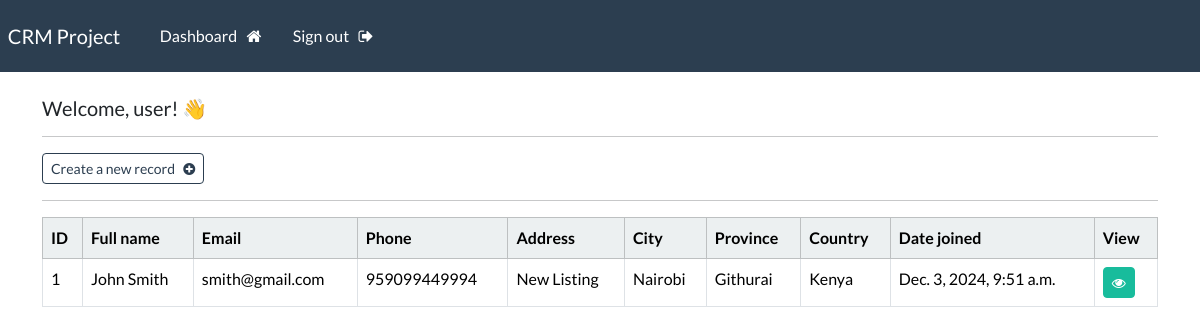
The app's page /dashboard/ (signed in), older data.
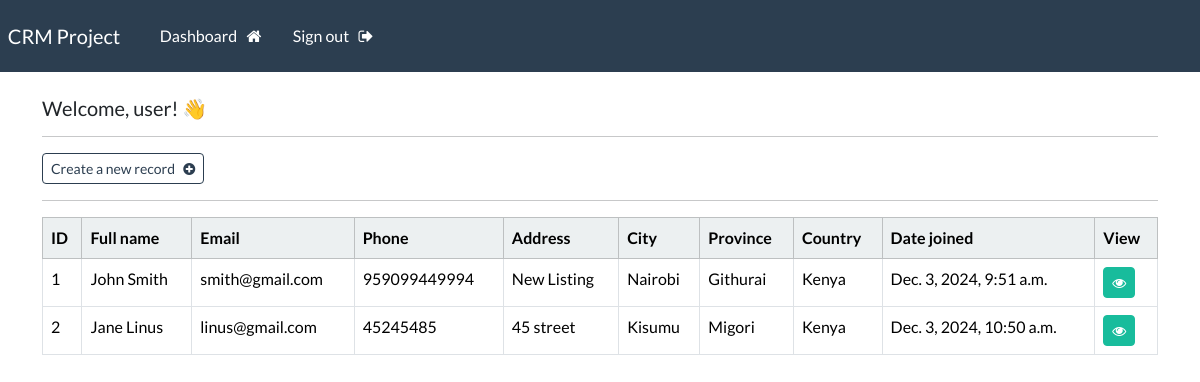
The same page, newer data.
### crmApp/models.py (models this page shows, shortened)
class Record(models.Model):
    creation_date = models.DateTimeField(auto_now_add=True)
    first_name = models.CharField(max_length=100)
    last_name = models.CharField(max_length=100)
    email = models.CharField(max_length=255)
    phone = models.CharField(max_length=20)
    address = models.CharField(max_length=300)
    city = models.CharField(max_length=255)
    province = models.CharField(max_length=200)
    country = models.CharField(max_length=125)

### crmApp/views.py (the view)
# urls.py: path('dashboard/', dashboard, name='dashboard' ),
@login_required(login_url='login')
def dashboard(request):
     my_records = Record.objects.all()
     context = {'records':my_records}
     return render(request, 'crmApp/dashboard.html', context=context)

### crmApp/templates/crmApp/dashboard.html (shortened to what this page needs)
{% extends "crmApp/base.html" %}
{% block content %}
<h5> Welcome, {{user}}! 👋 </h5>
<hr>
<a class="btn btn-outline-primary btn-sm" href="{% url 'create_record' %}">
    Create a new record &nbsp; <i class="fa fa-plus-circle" aria-hidden="true"></i>
</a>
<hr>
<table class="table table-hover table-bordered">
    <thead class="table-light">
        <tr>
            <th scope="col"> ID </th>
            <th scope="col"> Full name </th>
            <th scope="col"> Email </th>
            <th scope="col"> Phone </th>
            <th scope="col"> Address </th>
            <th scope="col"> City </th>
            <th scope="col"> Province </th>
            <th scope="col"> Country </th>
            <th scope="col"> Date joined </th>
            <th scope="col"> View </th>
        </tr>
    </thead>
    <tbody>
    {% if records %}
        {% for record in records %}
        <tr>
            <td> {{record.id}} </td>
            <td> {{record.first_name}}  {{record.last_name}} </td>
            <td> {{record.email}} </td>
            <td> {{record.phone}} </td>
            <td> {{record.address}} </td>
            <td> {{record.city}} </td>
            <td> {{record.province}} </td>
            <td> {{record.country}} </td>
            <td> {{record.creation_date}} </td>
            <td> <a class="btn btn-success btn-sm" href="{% url 'view_record' record.id%}"> <i class="fa fa-eye" aria-hidden="true"></i> </a> </td>
        </tr>
        {% endfor %}
    {% endif %}
    </tbody>
</table>
{% endblock  %}

### crmApp/templates/crmApp/base.html (shortened to what this page needs)
{%load static%}
<!DOCTYPE html>
<html>
    <head>
        <link rel="stylesheet" type="text/css" href="https://bootswatch.com/5/flatly/bootstrap.min.css">
        <link rel="stylesheet" type="text/css" href="{% static 'css/styles.css' %}">
        <link rel="stylesheet" href="https://cdnjs.cloudflare.com/ajax/libs/font-awesome/4.7.0/css/font-awesome.min.css">
    </head>
    </head>
    <body>
      {% include "crmApp/navbar.html" %}
      <div class="container">
        <br>
        {% block content %}
        {% endblock %}
       </div>
    </body>
</html>

### crmApp/templates/crmApp/navbar.html (shortened to what this page needs)
<nav class="navbar navbar-expand-lg navbar-dark bg-primary justify-content-center">
     <a class="navbar-brand main-heading" href="{% url '' %}">
      &nbsp; CRM Project
    </a>
      <div class="collapse navbar-collapse text-center" id="navbarNavDropdown">
        <ul class="navbar-nav mr-auto">
          {% if user.is_authenticated %}
            <li class="nav-item">
              <a class="nav-link" href="{% url 'dashboard' %}">Dashboard &nbsp; <i class="fa fa-home" aria-hidden="true"></i> </a>
            </li>
            <li class="nav-item">
              <a class="nav-link" href="{% url 'logout' %}">Sign out &nbsp; <i class="fa fa-sign-out" aria-hidden="true"></i> </a>
            </li>
        </ul>
        {% endif %}
      </div>
  </nav>

Row changes from the older to the newer data that the page shows:
added Record: id "2", first_name "Jane", last_name "Linus", email "linus@gmail.com", phone "45245485", address "45 street", city "Kisumu", province "Migori", country "Kenya", creation_date "Dec. 3, 2024, 10:50 a.m."
